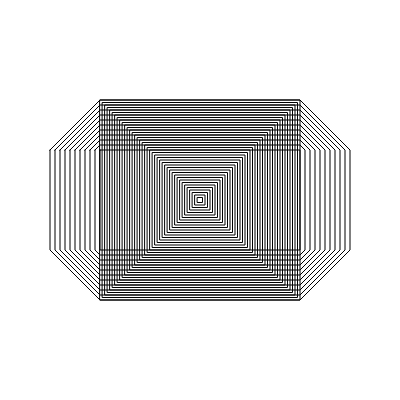
Frame 1 (no input)
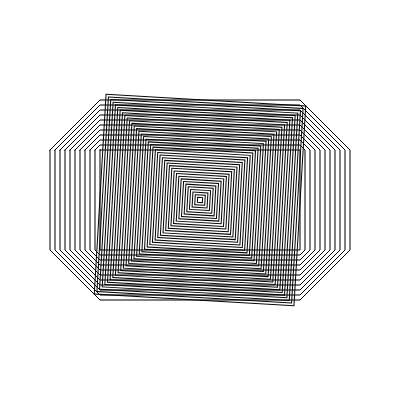
Frame 60 (no input)
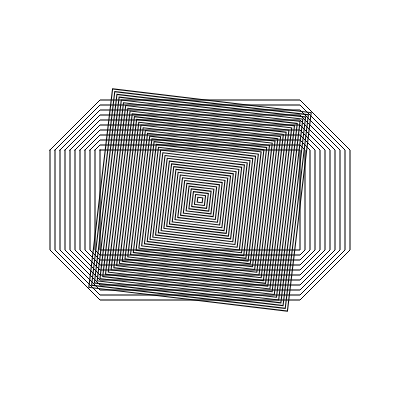
Frame 120 (the mouse pressed at the canvas centre since frame 60)

The p5.js sketch that drew these frames (run headless with seeded random() and noise() and a simulated clock; from frame 60 on, the mouse is pressed at the canvas centre):

// p5.js sketch
// ── sketch.js
/**
* Kevin's notes:  Nice work here!  Comments inline...
**/
var rectWidthMultplier = 10;
var rectHeightMultiplier = 10;
var theta = 0.0;
var rotationSpeed = 0.001;

function setup() {
  createCanvas(400,400);
  rectMode(CENTER);
}

function draw() {
  background(255);
  noFill();
  
//Consider naming your variables more descriptively.  Your variable names should answer the question:
//what is this variable doing visually in my sketch?
//Also, I'm not sure if this was unintentional, but the nested static shape isn't a rhombus, it's an octogon
//static rhombus
  var x1=50;
  var y1=150;
  var x2=100;
  var y2=100;
  var x3=300;
  var y3=100;
  var x4=350;
  var y4=150;
  var x5=350;
  var y5=250;
  var x6=300;
  var y6=300;
  var x7=100;
  var y7=300;
  var x8=50;
  var y8=250;
  
  //this is good, but think about how you might make this more dynamic
  //and less hard coded.  Say, for example, you wanted to increase the size of your shapes.
  //With hard coded numbers in your variables, it becomes very tiresome to update the numerical values.
  //Consider using coordinates that are relational to your canvas size.  A shape's dimensions should be somewhat proportional
  //to its canvas.
  //there are many other ways you can think about drawing these shapes.  For example,
  //the static shapes are made of nested rectangles, and each corner is made of nested triangles.
  /*
  Here's a function you can use to create the triangle corners of your shape:
  // centerx is a number
  // centery is a number
  // cornerRotation is a number representing the rotation in degrees
  function makeCorner(centerx,centery, cornerRotation){
	  var x, y;
	  push();
	  translate(centerx,centery);
	  rotate(radians(cornerRotation));
    //loop 10 times
	  for(var i=1; i <= 10; i++){
	    beginShape();
      //each shape has exactly 2 corners
	 	  for(var corner = 0; corner <= 1; corner++){
        // we use sine and cosine to go from polar coordinates to cartesian
        //https://en.wikipedia.org/wiki/Polar_coordinate_system
		    x = cos(radians(360/8 * corner)) * 10 *i;
		    y = sin(radians(360/8 * corner)) * 10 *i;
		    vertex(x,y);	
	    }
	    endShape();
	  }
	  pop();
  }
  */
  for(var i=0; i<=50; i+=5){
  beginShape();
    vertex(x1+i,y1);
    vertex(x2,y2+i);
    vertex(x3,y3+i);
    vertex(x4-i,y4);
    vertex(x5-i,y5);
    vertex(x6,y6-i);
    vertex(x7,y7-i);
    vertex(x8+i,y8);
  endShape(CLOSE);
  }

  //y2 = Math.max(210, y2-10);
  //x1 = Math.max(210, x1-10);
  //x2 = Math.min(190, x2+10);
  //y1 = Math.min(190, y1+10);
  
//rotating rectangle
   translate(width/2,height/2);
  
   rotate(theta);
   for(var i=0; i<=20; i+=0.5){
     rect(0,0, i*rectWidthMultplier,i*rectHeightMultiplier);
   }
  
  theta = theta + rotationSpeed;

}
